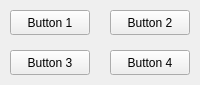
<?xml version="1.0" encoding="UTF-8"?>
<ui version="4.0">
 <class>MainWindow</class>
 <widget class="QMainWindow" name="MainWindow">
  <property name="geometry">
   <rect>
    <x>0</x>
    <y>0</y>
    <width>200</width>
    <height>85</height>
   </rect>
  </property>
  <property name="windowTitle">
   <string>MainWindow</string>
  </property>
  <widget class="QWidget" name="centralwidget">
   <widget class="QPushButton" name="button_1">
    <property name="geometry">
     <rect>
      <x>10</x>
      <y>10</y>
      <width>80</width>
      <height>25</height>
     </rect>
    </property>
    <property name="text">
     <string>Button 1</string>
    </property>
   </widget>
   <widget class="QPushButton" name="button_4">
    <property name="geometry">
     <rect>
      <x>110</x>
      <y>50</y>
      <width>80</width>
      <height>25</height>
     </rect>
    </property>
    <property name="text">
     <string>Button 4</string>
    </property>
   </widget>
   <widget class="QPushButton" name="button_3">
    <property name="geometry">
     <rect>
      <x>10</x>
      <y>50</y>
      <width>80</width>
      <height>25</height>
     </rect>
    </property>
    <property name="text">
     <string>Button 3</string>
    </property>
   </widget>
   <widget class="QPushButton" name="button_2">
    <property name="geometry">
     <rect>
      <x>110</x>
      <y>10</y>
      <width>80</width>
      <height>25</height>
     </rect>
    </property>
    <property name="text">
     <string>Button 2</string>
    </property>
   </widget>
  </widget>
 </widget>
 <resources/>
 <connections/>
</ui>
